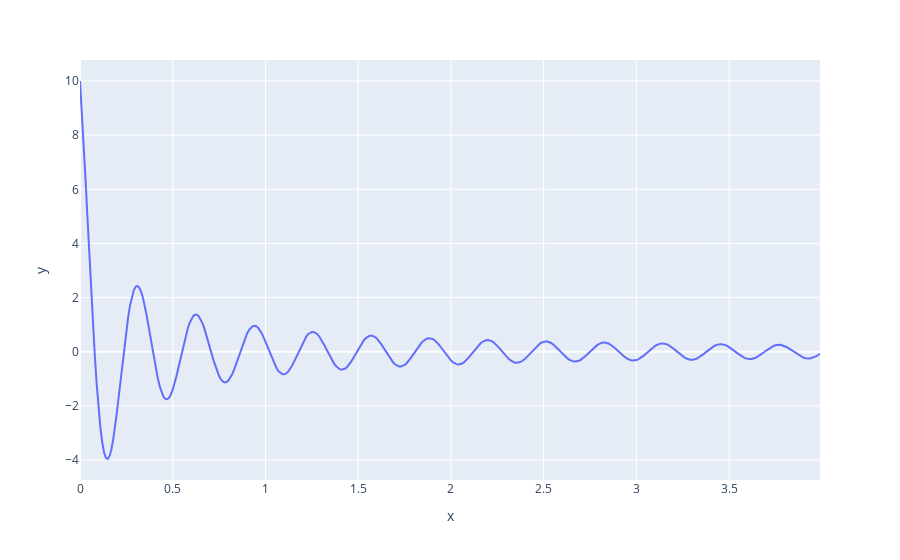

The notebook cell saved with this chart:
### Markdown cell above
3.

### Code cell
px.line(x=x, y=f(x))

### Figure 1 — Plotly figure (JSON) as saved in the notebook; plotly's stock layout.template omitted (floating-point values rounded to 4 significant figures; data arrays with more than 128 entries replaced by an {"elided": "..."} marker saying what was removed)
{"data": [{"hovertemplate": "x=%{x}<br>y=%{y}<extra></extra>", "legendgroup": "", "line": {"color": "#636efa", "dash": "solid"}, "marker": {"symbol": "circle"}, "mode": "lines", "name": "", "orientation": "v", "showlegend": false, "type": "scatter", "x": {"elided": "400 float values"}, "xaxis": "x", "y": {"elided": "400 float values"}, "yaxis": "y"}], "layout": {"legend": {"tracegroupgap": 0}, "margin": {"t": 60}, "xaxis": {"anchor": "y", "domain": [0, 1], "title": {"text": "x"}}, "yaxis": {"anchor": "x", "domain": [0, 1], "title": {"text": "y"}}}}
